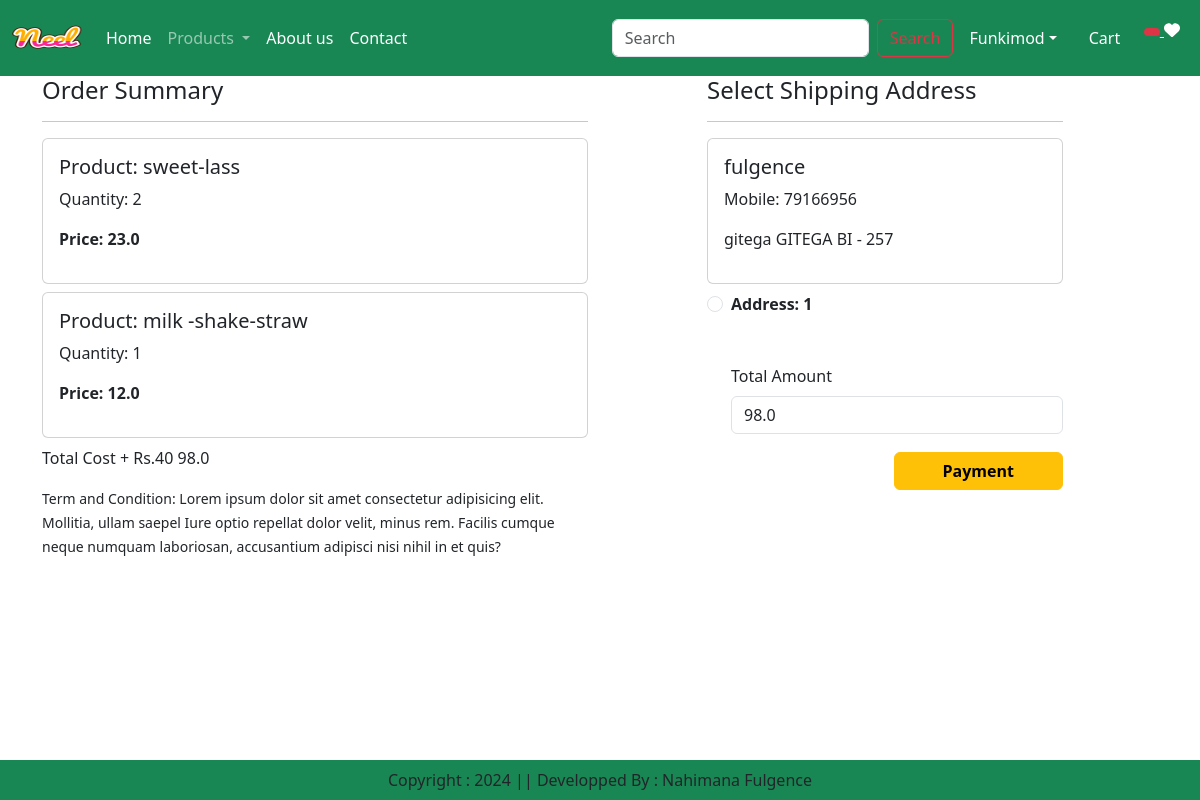
/checkout/ (signed in), run on the app's committed database.
### app/models.py (models this page shows, shortened)
class Cart(models.Model):
    user = models.ForeignKey(User,on_delete=models.CASCADE)
    product = models.ForeignKey(Product,on_delete=models.CASCADE)
    quantity = models.PositiveIntegerField(default=1)

class Product(models.Model):
    title = models.CharField(max_length =100)
    selling_price = models.FloatField()
    discounted_price = models.FloatField()
    description = models.TextField()
    composition = models.TextField(default='')
    prodapp = models.TextField(default='')
    category = models.CharField(choices =CATEGORY_CHOICES,max_length =2)
    product_image = models.ImageField(upload_to='product')

class Customer(models.Model):
    user = models.ForeignKey(User,on_delete=models.CASCADE)
    name = models.CharField(max_length=200)
    locality = models.CharField(max_length=200)
    city = models.CharField(max_length=50)
    mobile = models. IntegerField(default=0)
    zipcode = models.IntegerField()
    state = models.CharField(choices=STATE_CHOICES,max_length=100)

### app/views.py (the view, shortened to what this page needs)
# urls.py: path('checkout/',views.checkout.as_view(),name='checkout'),
@method_decorator(login_required,name='dispatch')
class checkout(View):
    def get(self, request):
        totalitem=0
        wishitem=0
        if request.user.is_authenticated:
            totalitem = len(Cart.objects.filter(user=request.user))
            wishitem = len(Wishlist.objects.filter(user=request.user))
        user = request.user
        add = Customer.objects.filter(user=user)
        cart_items = Cart.objects.filter(user=user)
        famount = 0
        for p in cart_items:
            value = p.quantity * p.product.discounted_price
            famount = famount + value
        totalamount = famount + 40
        razoramount = int(totalamount * 100)
        client = razorpay.Client(auth=(settings.RAZOR_KEY_ID, settings.RAZOR_KEY_SECRET))
        data = { "amount": razoramount, "currency": "INR", "receipt": "order_rcptid_12"}
        payment_response = client.order.create(data=data)
        print(payment_response)
        order_id=payment_response['id']
        order_status = payment_response['status']
        return render(request,'app/checkout.html',locals())

### app/templates/app/checkout.html (shortened to what this page needs)
{% extends 'app/base.html' %}
{%load static %}
{%block main-content %}
<div class="container">
    <div class="row at-5">
        <div class="col-sm-6"> <h4>Order Summary</h4>
            <hr>
            {% for item in cart_items %}
            <div class="card mb-2">
                <div class="card-body">
                    <h5>Product: {{item.product.title}}</h5>
                    <p>Quantity: {{item.quantity}}</p>
                    <p class="fw-bold">Price: {{item.product.discounted_price}}</p>
                </div>
            </div>
            {% endfor %}
            <p class="fu-bold"> Total Cost + Rs.40 {{totalamount}}</p>
            <small>Term and Condition: Lorem ipsum dolor sit amet consectetur adipisicing elit. Mollitia, ullam saepel Iure optio repellat dolor velit, minus rem. Facilis cumque neque numquam laboriosan, accusantium adipisci nisi nihil in et quis?</small>
        </div>
        <div class="col-sm-4 offset-sm-1">
            <h4>Select Shipping Address</h4>
            <hr>
            <form method="post" id="myform">
                {% for ad in add %}
                <div class="card">
                    <div class="card-body">
                      <h5>{{ad.name}}</h5>
                      <p>Mobile: {{ad.mobile}}</p>
                      <p>{{ad.locality}} {{ad.city}} {{ad.state}} - {{ad.zipcode}}</p>
                    </div>
                </div>
                <div class="form-check mt-2 mb-5">
                   <input class="form-check-input" type="radio" name="custid" id="custadd{{forloop.counter}}" value="{{ad.id}}">
                   <label class="form-check-label fw-bold" for="custadd{{forloop.counter}}">
                       Address: {{forloop.counter}}
                   </label>
                </div>
                {% endfor %}
                <div class="form-check ab-3">
                    <label for="totamount" class="form-label">Total Amount</label>
                    <input type="number" class="form-control" name="totamount" value={{totalamount}} readonly>
                </div>
                <div class="text-end">
                <button id="rzp-button1" type="submit" class="btn btn-warning mt-3 px-5 fw-bold">Payment</button>
                </div>
            </form>
        </div>
    </div>
</div>
{% endblock main-content %}

### data on the page
Cart: product "sweet-lass", quantity "2", product.discounted_price "23.0"
Cart: product "milk -shake-straw", quantity "1", product.discounted_price "12.0"
Customer: name "fulgence", mobile "79166956", locality "gitega", city "GITEGA", state "BI", zipcode "257"

### other printed values
{{ totalamount }} "98.0"
